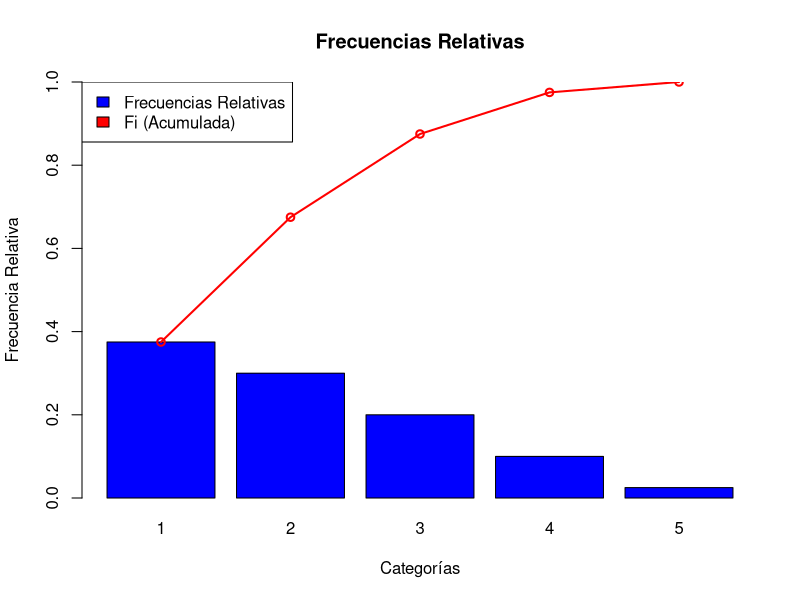
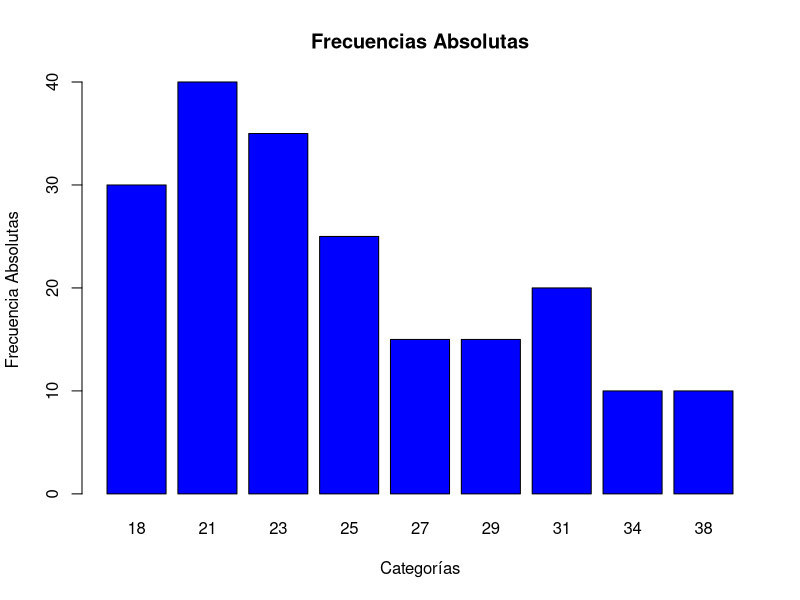

Here is the R script that generated these plots, in order:
## ---- chunk 1
# Funciones

# Función que calcula las frecuencias absolutas dados unos datos crudos
calc_ni <- function(datos_in, xi_in) {
  ni <- sapply(xi_in, function(valor) {
    sum(datos_in == valor)
  })
  return(ni)
}

# Función que calcula las frecuencias relativas de cada dato
calc_fi <- function(datos_in, ni_in) {
  total <- sum(ni_in)
  fi <- sapply(ni_in, function(valor) {
    valor/total
  })
  return(fi)
}

# Función que calcula la frecuencia acumulada. Se puede dar la relativa o absoluta para este fin, sirve para ambas
calc_acumulada <- function(frecuencia_in) {
  frec_acumulada <- c(frecuencia_in[1])
  for (i in 2:length(frecuencia_in)) {
    frec_acumulada <- c(frec_acumulada, 
                        frec_acumulada[i-1] + frecuencia_in[i])
  }
  return(frec_acumulada)
}

# Calcula la media ponderada de unos datos dada su tabla de frecuencias
calc_media_ponderada <- function(datos) {
  return(sum(datos$xi * datos$fi))
}

# Calcula el momento de orden "r" (dado) de una tabla de frecuencias
calc_momento <- function(orden, datos) {
  media <- sum(datos$xi * datos$fi)
  resultado <- sapply(1:length(datos$xi), function(i) {
    (datos$xi[i] - media)^orden * datos$fi[i] 
  })
  return(sum(resultado))
}

# Calcula la desviación típica de una tabla de frecuencias
calc_sd <- function(datos) {
  media <- sum(datos$xi * datos$fi)
  resultado <- sapply(1:length(datos$xi), function(i) {
    (datos$xi[i] - media)^2 * datos$fi[i]
  })
  return(sqrt(sum(resultado)))
}

# Calcula las marcas de clase de una lista de vectores que representan los límites de los intervalos:
# list(c(inf1, max1), c(inf2, max2), ..., c(infN, maxN))
calc_marcas_clase <- function(intervalos){
  marcas <- sapply(intervalos, function(valor) {
    (valor[1] + valor[2])/2
  })
  return(marcas)
}

# Dado un valor C(k) y una tabla de frecuencias con sus intervalos inferiores y superiores en columnas distintas, te calcula el percentil en el que cae
calc_percentil_k <- function(ck, datos) {
  fila <- which(ck >= datos$vida_media_inf & ck < datos$vida_media_sup)
  li_1 <- datos$vida_media_inf[fila]
  ai <- datos$vida_media_sup[fila] - li_1
  resultado <- ((ck - li_1) * (datos$ni[fila] / ai) + datos$Ni[fila-1] ) * 1/sum(datos$ni) 
  return(resultado)
}

# Dato un valor k tal que k < 1 (es decir, no en porcentaje sobre 100, sino en decimal) se calcula el decil. Por ejemplo, para calcular Q1 podríamos dar k = 0.25, el P99, k = 0.99, etc
calc_decil_k <- function(datos, k) {
  return(min(datos$xi[datos$Fi >= k]))
}

# Dada una tabla de frecuencias y, opcionalmente, un coeficiente diferente a 1,5 podemos calcular todos los outlier de la distribución.
calc_outliers <- function(datos, coeficiente = 1.5) {
  Q1 <- calc_decil_k(datos, 0.25)
  Q3 <- calc_decil_k(datos, 0.75)
  IQR <- Q3 - Q1
  IS <- Q3 + coeficiente * IQR
  II <- Q1 - coeficiente * IQR
  outliers <- datos$xi[sapply(datos$ni, function(valor) {
    valor > IS || valor < II
  })]
  return(outliers)
}
## ---- chunk 2

# Main

datos <- c(1,3,2,2,3,1,1,2,2,1,
           1,4,3,1,3,2,3,2,2,2,
           1,2,5,1,3,1,2,1,3,1,
           4,1,1,3,4,2,2,1,1,4)
xi <- sort(unique(datos))
ni <- calc_ni(datos, xi)
fi <- calc_fi(datos, ni)
ni_acumulada <- calc_acumulada(ni)
fi_acumulada <- calc_acumulada(fi)

resultado <- data.frame(
  xi = xi,
  ni = ni,
  fi = fi,
  Ni = ni_acumulada,
  Fi = fi_acumulada
)

print(resultado)
## ---- chunk 3
barp <- barplot(resultado$fi, 
        names.arg=resultado$xi, 
        col="blue", 
        main="Frecuencias Relativas", 
        xlab="Categorías", ylab="Frecuencia Relativa", ylim=c(0, 1))
lines(barp, 
      resultado$Fi,
      type='o', 
      col="red", 
      lwd=2) # 'lwd' es el ancho de la línea
legend("topleft",                      # Ubicación de la leyenda
       legend=c("Frecuencias Relativas", "Fi (Acumulada)"), # Textos de la leyenda
       fill=c("blue", "red"))             # Colores correspondientes
## ---- chunk 4
# Funciones
calc_moda <- function(tabla_frecuencias) {
  if (any(names(tabla_frecuencias) == "fi")) {
    max_freq <- max(tabla_frecuencias$fi)
    modas <- tabla_frecuencias$xi[tabla_frecuencias$fi == max_freq]
  } else {
    print("El dataset debe incluir la columna de frecuencias relativas")
  }
  return(modas)
}

# Main
media <- mean(datos)
mediana <- median(datos)
moda <- calc_moda(resultado)

print(paste("Media: ", media, "Mediana: ", mediana, "Moda: ", paste(moda, collapse = ", ")))
## ---- chunk 5
marcas_clase <- c(18,21,23,25,27,29,31,34,38)
ni <- c(30,40,35,25,15,15,20,10,10)
datos = data.frame(
  xi = marcas_clase,
  ni = ni, 
  fi = calc_fi(marcas_clase, ni)
)
datos

asimetria_fisher <- calc_momento(3, datos) / (calc_sd(datos))^3

barp <- barplot(datos$ni, 
        names.arg=datos$xi, 
        col="blue", 
        main="Frecuencias Absolutas", 
        xlab="Categorías", ylab="Frecuencia Absolutas")
print(paste("Coeficiente de asimetría de Fisher: ", asimetria_fisher, "> 0 Por lo que asimetría positiva o a la derecha"))
## ---- chunk 6
vida_media <- list(c(100,300), c(300,400), c(400,500), c(500,600), c(600,700), c(700,900))
vida_media_inferior <- sapply(vida_media, function(x) x[1])
vida_media_superior <- sapply(vida_media, function(x) x[2])
ni <- c(54, 96, 130, 88, 85, 47)
xi <- calc_marcas_clase(vida_media)
fi = calc_fi(ni_in = ni)
Fi = calc_acumulada(frecuencia_in = fi)
Ni = calc_acumulada(frecuencia_in = ni)

datos <- data.frame(
  vida_media_inf = vida_media_inferior,
  vida_media_sup = vida_media_superior, 
  xi = xi,
  ni = ni,
  fi = fi,
  Fi = Fi,
  Ni = Ni
)

calc_percentil_k(437, datos)
## ---- chunk 7
xi <- c(15,20,21,25,28,29,33,41)
ni <- c(30,25,30,52,45,20,10,1)
fi <- calc_fi(datos_in = xi, ni_in = ni)
Ni <- calc_acumulada(frecuencia_in = ni)
Fi <- calc_acumulada(frecuencia_in = fi)

datos <- data.frame(
  xi = xi,
  ni = ni,
  fi = fi,
  Ni = Ni,
  Fi = Fi
)

calc_outliers(datos)
